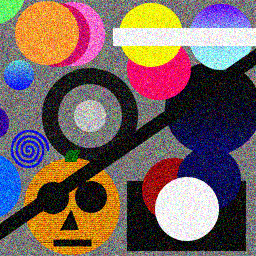
#> input picture hough_images/circles.png, 256 x 256 px
$ jupyter execute Hough_Circles_OpenCV.ipynb
#> lines starting #> are read from the running program, lines starting #| are printed output that depends on the picture
[cell 1]
import cv2 as cv
import sys
import numpy as np
import matplotlib.pyplot as plt

filename = 'hough_images/circles.png'
# Loads an image
src = cv.imread(filename, cv.IMREAD_COLOR)
#> src is the input picture: shape (256, 256, 3); mean B, G, R 95.6, 98.7, 118.8


gray = cv.cvtColor(src, cv.COLOR_BGR2GRAY)
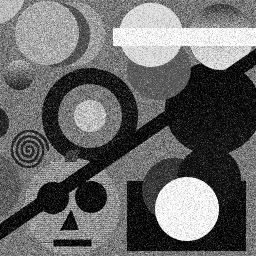
#> gray: shape (256, 256); min 0, max 255, mean 104.3


gray = cv.medianBlur(gray, 5)
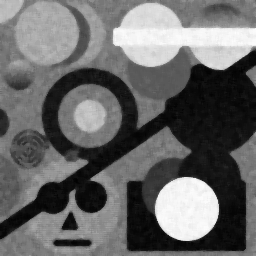
#> gray: shape (256, 256); min 1, max 253, mean 103.6


rows = gray.shape[0]
#> rows = 256
circles = cv.HoughCircles(gray, cv.HOUGH_GRADIENT, 1, rows / 8,
                           param1=100, param2=30,
                           minRadius=15, maxRadius=17)
#> circles = None


if circles is not None:
    circles = np.uint16(np.around(circles))
    for i in circles[0, :]:
        center = (i[0], i[1])
        # circle center
        cv.circle(src, center, 1, (0, 100, 100), 3)
        # circle outline
        radius = i[2]
        cv.circle(src, center, radius, (255, 0, 255), 3)


plt.imshow(src[:,:,::-1], cmap='gray')
